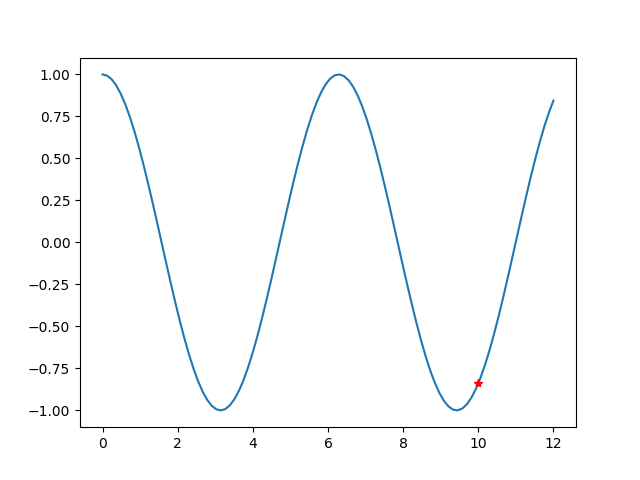

Recreate this plot in Python.
import numpy as np
import matplotlib.pyplot as plt
x = 10  
val = 0
data = np.loadtxt("cos.dat")

arr = data[:,0] 
yarr = data[:,1] 
N = len(arr)
#print(arr)
#print(yarr)
for i in range(N-1):
    num = 1
    den = 1
    for j in range(N-1):
        if j != i:
            num*=(x-arr[j])
            den*=(arr[i]-arr[j])
    val += (num/den)*yarr[i]
    #print(val)
#np.savetxt("cos.dat", np.c_[arr, yarr])
print(val)

plt.plot(arr, yarr)
plt.plot([x],[val], 'r*')
plt.show()
